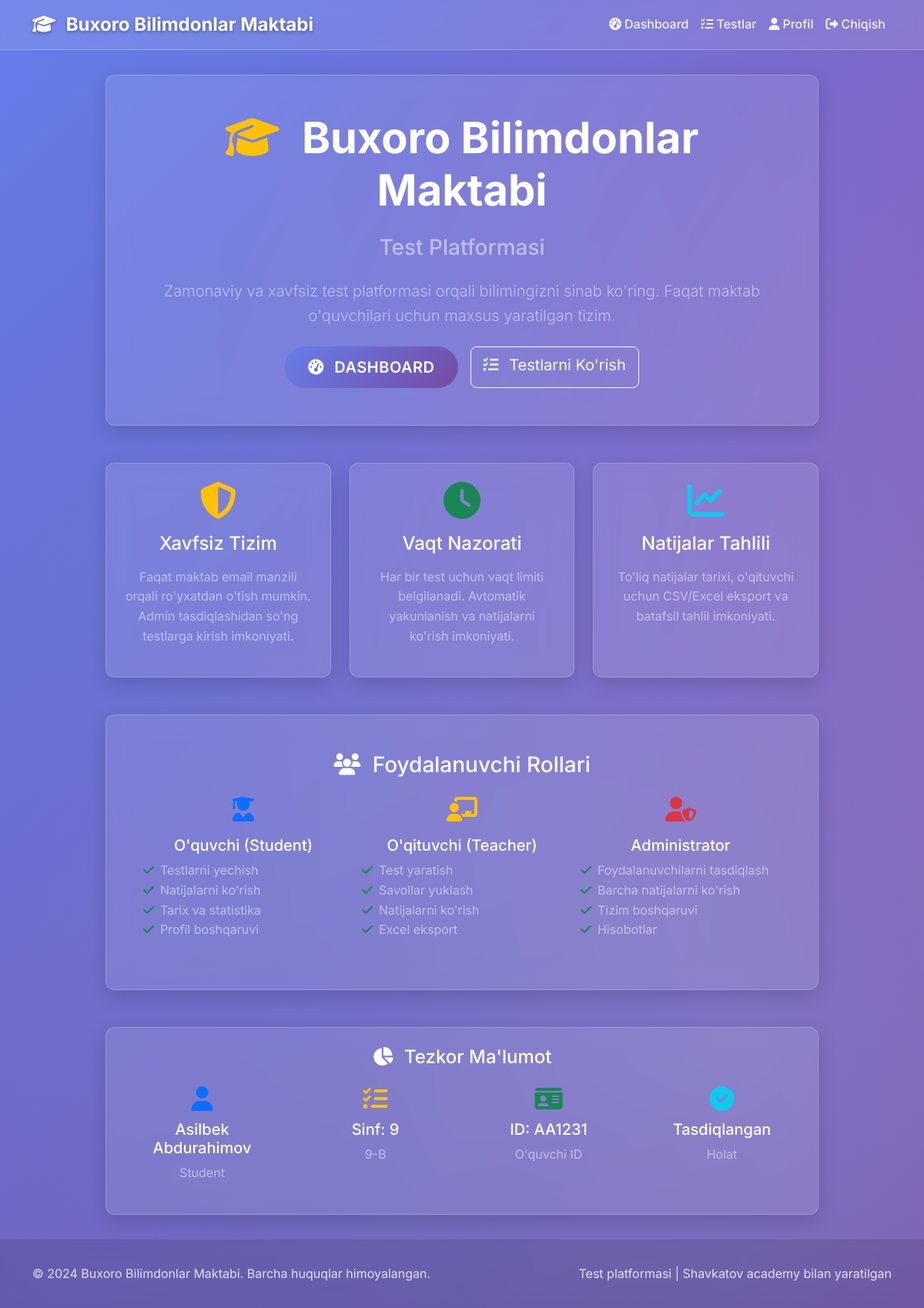
Page / (signed in) on the committed database.
### accounts/models.py (models this page shows, shortened)
class User(AbstractUser):
    USER_ROLES = (
        ('student', 'Student'),
        ('teacher', 'Teacher'),
        ('admin', 'Admin'),
    )
    role = models.CharField(max_length=10, choices=USER_ROLES, default='student')
    student_id = models.CharField(max_length=20, unique=True, null=True, blank=True)
    is_verified = models.BooleanField(default=False)
    school_email_verified = models.BooleanField(default=False)
    phone_number = models.CharField(max_length=15, blank=True, null=True)
    class_name = models.CharField(max_length=10, blank=True, null=True)  # For students
    grade = models.IntegerField(null=True, blank=True)  # For students
    subject = models.CharField(max_length=50, blank=True, null=True)  # For teachers
    created_at = models.DateTimeField(auto_now_add=True)
    updated_at = models.DateTimeField(auto_now=True)

### mytest/urls.py (the view)
# urls.py: path('', home_view, name='home'),
def home_view(request):
    return render(request, 'home.html')

### templates/home.html (shortened to what this page needs)
{% extends 'base.html' %}
{% load static %}
{% block content %}
<div class="row justify-content-center">
    <div class="col-lg-10">
        <div class="text-center mb-5" data-aos="fade-up">
            <div class="glass-card p-5">
                <h1 class="display-4 fw-bold text-white mb-4">
                    <i class="fas fa-graduation-cap text-warning me-3"></i>
                    Buxoro Bilimdonlar Maktabi
                </h1>
                <h2 class="h3 text-white-50 mb-4">Test Platformasi</h2>
                <p class="lead text-white-50 mb-4">
                    Zamonaviy va xavfsiz test platformasi orqali bilimingizni sinab ko'ring.
                    Faqat maktab o'quvchilari uchun maxsus yaratilgan tizim.
                </p>
                {% if not user.is_authenticated %}
                <div class="d-flex gap-3 justify-content-center flex-wrap">
                    <a href="{% url 'accounts:login' %}" class="btn btn-primary btn-lg pulse-btn">
                        <i class="fas fa-sign-in-alt me-2"></i>
                        Tizimga Kirish
                    </a>
                    <a href="{% url 'accounts:signup' %}" class="btn btn-outline-light btn-lg">
                        <i class="fas fa-user-plus me-2"></i>
                        Ro'yxatdan O'tish
                    </a>
                </div>
                {% else %}
                <div class="d-flex gap-3 justify-content-center flex-wrap">
                    <a href="{% url 'accounts:dashboard' %}" class="btn btn-primary btn-lg pulse-btn">
                        <i class="fas fa-tachometer-alt me-2"></i>
                        Dashboard
                    </a>
                    {% if user.role == 'student' %}
                    <a href="{% url 'tests:test_list' %}" class="btn btn-outline-light btn-lg">
                        <i class="fas fa-tasks me-2"></i>
                        Testlarni Ko'rish
                    </a>
                    {% elif user.role == 'teacher' %}
                    <a href="{% url 'tests:test_list' %}" class="btn btn-outline-light btn-lg">
                        <i class="fas fa-plus-circle me-2"></i>
                        Test Yaratish
                    </a>
                    {% endif %}
                </div>
                {% endif %}
            </div>
        </div>
        <div class="row g-4 mb-5">
            <div class="col-md-4" data-aos="fade-up" data-aos-delay="100">
                <div class="glass-card p-4 h-100 text-center">
                    <div class="text-warning mb-3">
                        <i class="fas fa-shield-alt fa-3x"></i>
                    </div>
                    <h4 class="text-white mb-3">Xavfsiz Tizim</h4>
                    <p class="text-white-50">
                        Faqat maktab email manzili orqali ro'yxatdan o'tish mumkin.
                        Admin tasdiqlashidan so'ng testlarga kirish imkoniyati.
                    </p>
                </div>
            </div>
            <div class="col-md-4" data-aos="fade-up" data-aos-delay="200">
                <div class="glass-card p-4 h-100 text-center">
                    <div class="text-success mb-3">
                        <i class="fas fa-clock fa-3x"></i>
                    </div>
                    <h4 class="text-white mb-3">Vaqt Nazorati</h4>
                    <p class="text-white-50">
                        Har bir test uchun vaqt limiti belgilanadi.
                        Avtomatik yakunlanish va natijalarni ko'rish imkoniyati.
                    </p>
                </div>
            </div>
            <div class="col-md-4" data-aos="fade-up" data-aos-delay="300">
                <div class="glass-card p-4 h-100 text-center">
                    <div class="text-info mb-3">
                        <i class="fas fa-chart-line fa-3x"></i>
                    </div>
                    <h4 class="text-white mb-3">Natijalar Tahlili</h4>
                    <p class="text-white-50">
                        To'liq natijalar tarixi, o'qituvchi uchun CSV/Excel
                        eksport va batafsil tahlil imkoniyati.
                    </p>
                </div>
            </div>
        </div>
        <div class="row g-4 mb-5">
            <div class="col-12" data-aos="fade-up">
                <div class="glass-card p-5">
                    <h3 class="text-white text-center mb-4">
                        <i class="fas fa-users me-2"></i>
                        Foydalanuvchi Rollari
                    </h3>
                    <div class="row g-4">
                        <div class="col-lg-4">
                            <div class="text-center">
                                <div class="text-primary mb-3">
                                    <i class="fas fa-user-graduate fa-2x"></i>
                                </div>
                                <h5 class="text-white">O'quvchi (Student)</h5>
                                <ul class="list-unstyled text-white-50 text-start">
                                    <li><i class="fas fa-check text-success me-2"></i>Testlarni yechish</li>
                                    <li><i class="fas fa-check text-success me-2"></i>Natijalarni ko'rish</li>
                                    <li><i class="fas fa-check text-success me-2"></i>Tarix va statistika</li>
                                    <li><i class="fas fa-check text-success me-2"></i>Profil boshqaruvi</li>
                                </ul>
                            </div>
                        </div>
                        <div class="col-lg-4">
                            <div class="text-center">
                                <div class="text-warning mb-3">
                                    <i class="fas fa-chalkboard-teacher fa-2x"></i>
                                </div>
                                <h5 class="text-white">O'qituvchi (Teacher)</h5>
                                <ul class="list-unstyled text-white-50 text-start">
                                    <li><i class="fas fa-check text-success me-2"></i>Test yaratish</li>
                                    <li><i class="fas fa-check text-success me-2"></i>Savollar yuklash</li>
                                    <li><i class="fas fa-check text-success me-2"></i>Natijalarni ko'rish</li>
                                    <li><i class="fas fa-check text-success me-2"></i>Excel eksport</li>
                                </ul>
                            </div>
                        </div>
                        <div class="col-lg-4">
                            <div class="text-center">
                                <div class="text-danger mb-3">
                                    <i class="fas fa-user-shield fa-2x"></i>
                                </div>
                                <h5 class="text-white">Administrator</h5>
                                <ul class="list-unstyled text-white-50 text-start">
                                    <li><i class="fas fa-check text-success me-2"></i>Foydalanuvchilarni tasdiqlash</li>
                                    <li><i class="fas fa-check text-success me-2"></i>Barcha natijalarni ko'rish</li>
                                    <li><i class="fas fa-check text-success me-2"></i>Tizim boshqaruvi</li>
                                    <li><i class="fas fa-check text-success me-2"></i>Hisobotlar</li>
                                </ul>
                            </div>
                        </div>
                    </div>
                </div>
            </div>
        </div>
        {% if user.is_authenticated %}
        <div class="row g-4">
            <div class="col-12" data-aos="fade-up">
                <div class="glass-card p-4">
                    <h4 class="text-white text-center mb-4">
                        <i class="fas fa-chart-pie me-2"></i>
                        Tezkor Ma'lumot
                    </h4>
                    <div class="row text-center">
                        <div class="col-md-3">
                            <div class="text-primary">
                                <i class="fas fa-user fa-2x"></i>
                            </div>
                            <h5 class="text-white mt-2">{{ user.get_full_name|default:user.username }}</h5>
                            <p class="text-white-50">{{ user.get_role_display }}</p>
                        </div>
                        {% if user.role == 'student' %}
                        <div class="col-md-3">
                            <div class="text-warning">
                                <i class="fas fa-tasks fa-2x"></i>
                            </div>
                            <h5 class="text-white mt-2">Sinf: {{ user.grade|default:'--' }}</h5>
                            <p class="text-white-50">{{ user.class_name|default:'Belgilanmagan' }}</p>
                        </div>
                        <div class="col-md-3">
                            <div class="text-success">
                                <i class="fas fa-id-card fa-2x"></i>
                            </div>
                            <h5 class="text-white mt-2">ID: {{ user.student_id|default:'--' }}</h5>
                            <p class="text-white-50">O'quvchi ID</p>
                        </div>
                        {% endif %}
                        <div class="col-md-3">
                            <div class="text-info">
                                <i class="fas fa-{% if user.is_verified %}check-circle{% else %}clock{% endif %} fa-2x"></i>
                            </div>
                            <h5 class="text-white mt-2">
                                {% if user.is_verified %}
                                    Tasdiqlangan
                                {% else %}
                                    Kutilmoqda
                                {% endif %}
                            </h5>
                            <p class="text-white-50">Holat</p>
                        </div>
                    </div>
                </div>
            </div>
        </div>
        {% endif %}
    </div>
</div>
{% endblock %}

### templates/base.html (style rules this page uses)
:root { --primary-color: #667eea; --secondary-color: #764ba2; --accent-color: #f093fb; --success-color: #4CAF50; --warning-color: #FF9800; --danger-color: #f44336; --dark-color: #2c3e50; --light-color: #ecf0f1; --gradient-primary: linear-gradient(135deg, #667eea 0%, #764ba2 100%); --gradient-secondary: linear-gradient(135deg, #f093fb 0%, #f5576c 100%); --gradient-accent: linear-gradient(135deg, #4facfe 0%, #00f2fe 100%); --shadow-light: 0 4px 15px rgba(0, 0, 0, 0.1); --shadow-medium: 0 8px 25px rgba(0, 0, 0, 0.15); --shadow-heavy: 0 15px 35px rgba(0, 0, 0, 0.2); --border-radius: 12px; --transition: all 0.3s cubic-bezier(0.25, 0.46, 0.45, 0.94); }
* { margin: 0; padding: 0; box-sizing: border-box; }
body { font-family: 'Inter', sans-serif; background: linear-gradient(135deg, #667eea 0%, #764ba2 100%); min-height: 100vh; line-height: 1.6; color: #333; overflow-x: hidden; }
.glass-card { background: rgba(255, 255, 255, 0.1); backdrop-filter: blur(15px); border-radius: var(--border-radius); border: 1px solid rgba(255, 255, 255, 0.2); box-shadow: var(--shadow-medium); transition: var(--transition); overflow: hidden; }
.btn-primary { background: var(--gradient-primary); border: none; border-radius: 50px; padding: 12px 30px; font-weight: 600; text-transform: uppercase; letter-spacing: 0.5px; transition: var(--transition); position: relative; overflow: hidden; }
.btn-primary::before { content: ''; position: absolute; top: 0; left: -100%; width: 100%; height: 100%; background: linear-gradient(90deg, transparent, rgba(255, 255, 255, 0.2), transparent); transition: left 0.5s; }
.pulse-btn { animation: pulse 2s infinite; }

### rows in the picture
User: get_full_name "Asilbek Abdurahimov", role "Student", grade "9", class_name "9-B", student_id "AA1231"
